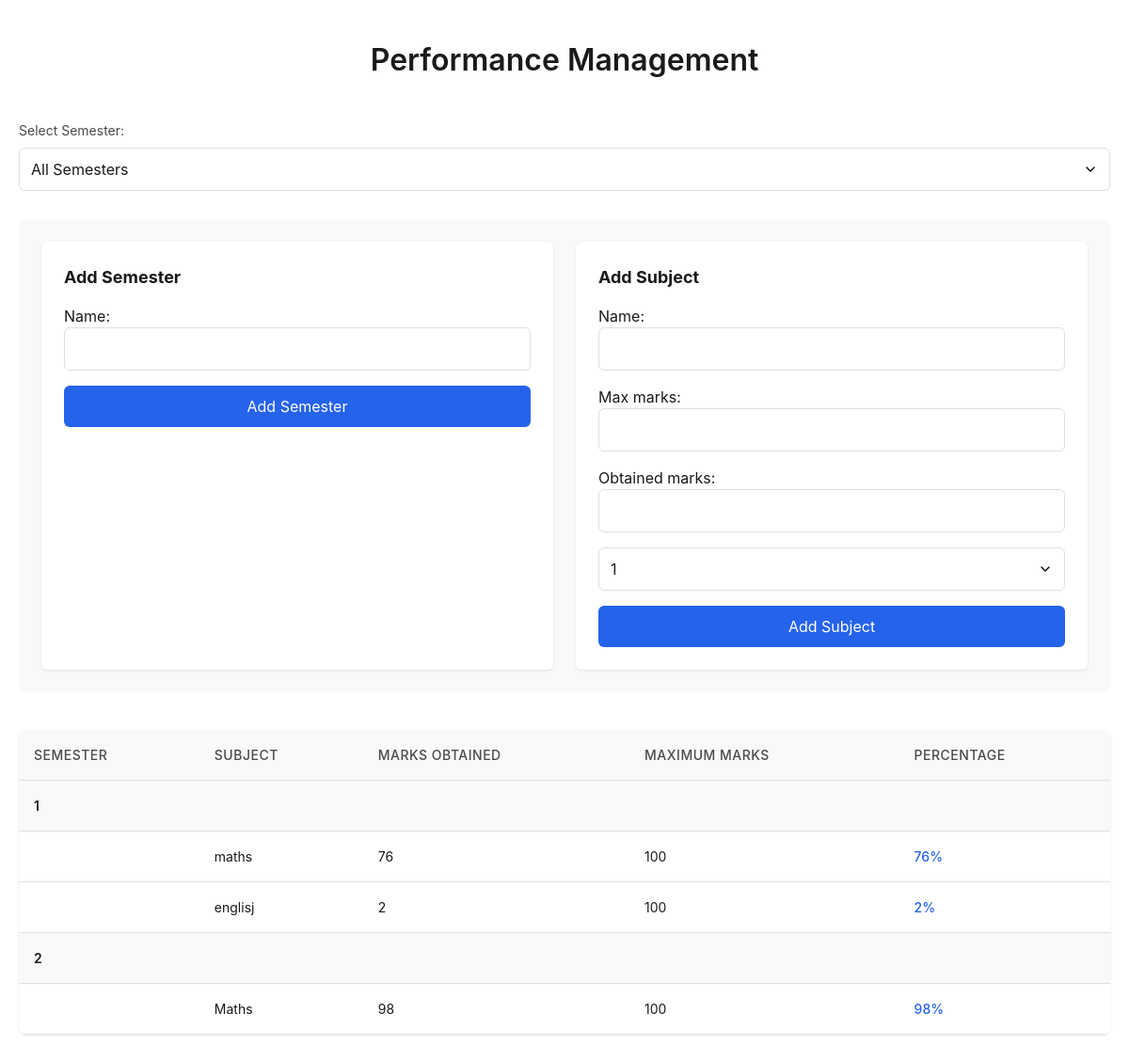
Screenshot of /performance/manage/ (signed in) with the database file from the repository.
### Performance/models.py (models this page shows, shortened)
class Semester(models.Model):
    user = models.ForeignKey(User, on_delete=models.CASCADE)
    name = models.CharField(max_length=100)
    created_at = models.DateTimeField(auto_now_add=True)

class Subject(models.Model):
    semester = models.ForeignKey(Semester, on_delete=models.CASCADE, related_name="subjects")
    name = models.CharField(max_length=100)
    max_marks = models.IntegerField()
    obtained_marks = models.IntegerField(null=True, blank=True)

### Performance/views.py (the view, shortened to what this page needs)
# urls.py: path('manage/', views.manage_performance, name='manage_performance'),
def manage_performance(request):
    semesters = Semester.objects.filter(user=request.user)
    semester_form = SemesterForm()
    subject_form = SubjectForm()
    return render(request, 'performance/add_performance_data.html', {
        'semesters': semesters,
        'semester_form': semester_form,
        'subject_form': subject_form,
    })

### Performance/forms.py
class SemesterForm(forms.ModelForm):
    class Meta:
        model = Semester
        fields = ['name']

class SubjectForm(forms.ModelForm):
    class Meta:
        model = Subject
        fields = ['name', 'max_marks', 'obtained_marks']

### Performance/templates/performance/add_performance_data.html (shortened to what this page needs)
<!DOCTYPE html>
<html lang="en">
<head>
</head>
<body>
    <div class="container">
        <header class="header">
            <h1>Performance Management</h1>
        </header>
        <div class="semester-select">
            <label for="semester-filter">Select Semester:</label>
            <select id="semester-filter" onchange="filterSemester(this.value)">
                <option value="all">All Semesters</option>
            </select>
        </div>
        <div class="forms-container">
            <div class="form-section">
                <h2>Add Semester</h2>
                <form method="post">
                    {{ semester_form.as_p }}
                    <button type="submit" name="add_semester">Add Semester</button>
                </form>
            </div>
            <div class="form-section">
                <h2>Add Subject</h2>
                <form method="post">
                    {{ subject_form.as_p }}
                    <select name="semester_id">
                        {% for semester in semesters %}
                        <option value="{{ semester.id }}">{{ semester.name }}</option>
                        {% endfor %}
                    </select>
                    <button type="submit" name="add_subject">Add Subject</button>
                </form>
            </div>
        </div>
        <div class="table-container">
            <table>
                <thead>
                    <tr>
                        <th>Semester</th>
                        <th>Subject</th>
                        <th>Marks Obtained</th>
                        <th>Maximum Marks</th>
                        <th>Percentage</th>
                    </tr>
                </thead>
                <tbody>
                    {% for semester in semesters %}
                        <tr class="semester-row" data-semester="{{ semester.id }}">
                            <td colspan="5">{{ semester.name }}</td>
                        </tr>
                        {% for subject in semester.subjects.all %}
                        <tr data-semester="{{ semester.id }}">
                            <td></td>
                            <td>{{ subject.name }}</td>
                            <td>{{ subject.obtained_marks }}</td>
                            <td>{{ subject.max_marks }}</td>
                            <td class="percentage">
                                {% widthratio subject.obtained_marks subject.max_marks 100 %}%
                            </td>
                        </tr>
                        {% endfor %}
                    {% endfor %}
                </tbody>
            </table>
        </div>
    </div>
</body>
</html>

### Performance/templates/performance/add_performance_data.html (style rules this page uses)
* { margin: 0; padding: 0; box-sizing: border-box; font-family: -apple-system, BlinkMacSystemFont, 'Segoe UI', Roboto, Oxygen, Ubuntu, Cantarell, sans-serif; }
body { background-color: #ffffff; min-height: 100vh; color: #1a1a1a; line-height: 1.5; }
.container { max-width: 1200px; margin: 40px auto; padding: 0 20px; }
.header { margin-bottom: 40px; }
h1 { font-size: 32px; font-weight: 600; color: #1a1a1a; text-align: center; }
.semester-select { margin-bottom: 30px; }
.semester-select label { display: block; margin-bottom: 8px; color: #4a4a4a; font-size: 14px; }
select { width: 100%; padding: 12px; border: 1px solid #e0e0e0; border-radius: 6px; font-size: 16px; color: #1a1a1a; background-color: #ffffff; cursor: pointer; appearance: none; background-repeat: no-repeat; background-position: right 12px center; background-size: 16px; }
.forms-container { display: grid; grid-template-columns: repeat(auto-fit, minmax(300px, 1fr)); gap: 24px; margin-bottom: 40px; background-color: #f8f9fa; padding: 24px; border-radius: 8px; }
.form-section { background-color: #ffffff; padding: 24px; border-radius: 6px; box-shadow: 0 1px 3px rgba(0, 0, 0, 0.1); }
.form-section h2 { font-size: 18px; margin-bottom: 16px; color: #1a1a1a; }
form { display: flex; flex-direction: column; gap: 16px; }
input { width: 100%; padding: 12px; border: 1px solid #e0e0e0; border-radius: 6px; font-size: 16px; }
button { background-color: #2563eb; color: white; border: none; padding: 12px 24px; border-radius: 6px; font-size: 16px; cursor: pointer; transition: background-color 0.2s; }
.table-container { background-color: #ffffff; border-radius: 8px; box-shadow: 0 1px 3px rgba(0, 0, 0, 0.1); overflow: hidden; }
table { width: 100%; border-collapse: collapse; font-size: 14px; }
th { background-color: #f8f9fa; color: #4a4a4a; font-weight: 500; text-transform: uppercase; letter-spacing: 0.5px; padding: 16px; text-align: left; border-bottom: 1px solid #e0e0e0; }
td { padding: 16px; border-bottom: 1px solid #e0e0e0; color: #1a1a1a; }
.semester-row { background-color: #f8f9fa; }
.semester-row td { font-weight: 600; color: #1a1a1a; }
.percentage { color: #2563eb; font-weight: 500; }

### rows the page displays
Semester: name "1"
Subject: name "maths", obtained_marks "76", max_marks "100", obtained_marks+max_marks "76"
Subject: name "englisj", obtained_marks "2", max_marks "100", obtained_marks+max_marks "2"
Semester: name "2"
Subject: name "Maths", obtained_marks "98", max_marks "100", obtained_marks+max_marks "98"

### other values shown
form field semester_id "1"
